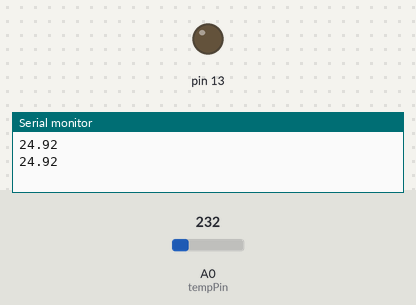
Recording of a sketch running on a simulated Arduino Uno, built with avr-gcc and run on an emulated ATmega328P. On the bench: output pins drawn as LEDs (lit = HIGH), the last lines printed to the serial monitor. The test bench sets the inputs (shaded band); at power-on: A0 (tempPin) = 232.

Above: at 1.8 s.
1.9 s: A0 (tempPin) set to 273
At 3.4 s:
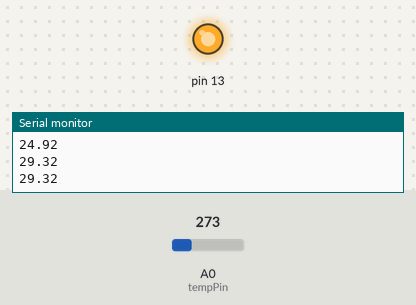
Timing chart, 0 to 4.9 s (numbered marks = the images above; inputs shaded):
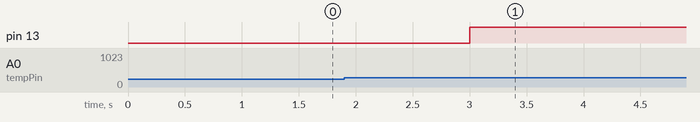

The sketch:

feverfinder.ino
```cpp
const float TEMP_THRESHOLD = 28.0;
float tempC;
int reading;
int tempPin = 0;
//boolean alarm = false;

void setup() {
  // put your setup code here, to run once:
  analogReference(INTERNAL);
  Serial.begin(9600);
  pinMode(13, OUTPUT);
}

void loop() {
  // put your main code here, to run repeatedly:
  reading = analogRead(tempPin);
  tempC = reading / 9.31;
  Serial.println(tempC);
  delay(1000);

  if (tempC > TEMP_THRESHOLD) { //ideal 38 (real-world threshold)
    digitalWrite(13, HIGH);
    //alarm = true;
  }

  /*if (alarm) {
    digitalWrite(13, HIGH);
    delay(10);
    digitalWrite(13, LOW);
    delay(10);
  }*/
}
```

Measured:
- the behaviour switches between 260 and 261 on A0 (tempPin) (found by bisection; images 0 and 1)
- after the input at 1.9 s, pin 13: LOW → HIGH after 1.1 s
